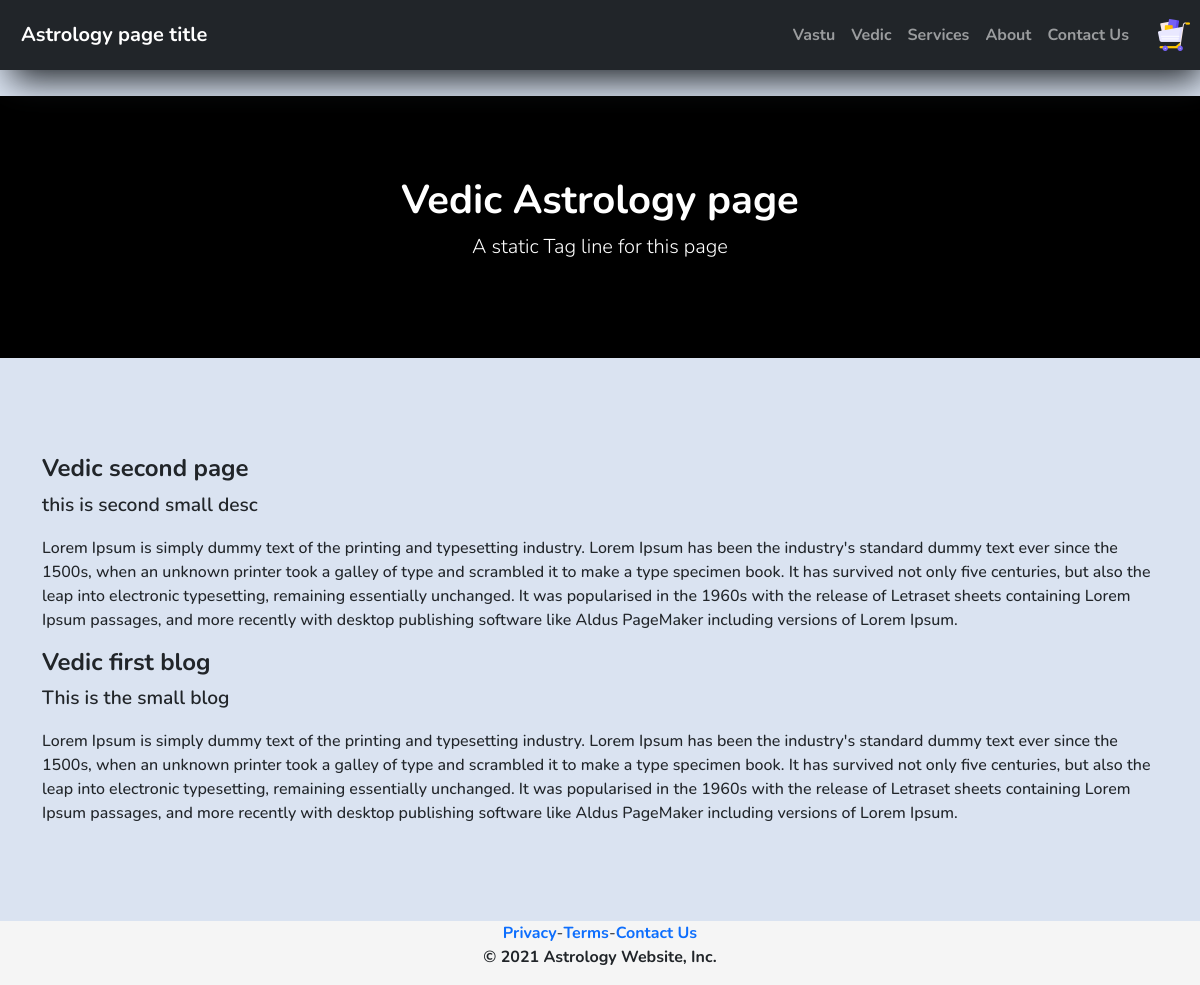
The page /vedic/ on the database its author committed.
### basic/models.py (models this page shows, shortened)
class VedicAstrology(models.Model):
    heading = models.CharField(max_length=1000)
    smalldesc = models.CharField(max_length=1000)
    description = models.TextField()
    date_created = models.DateTimeField(auto_now_add=True, null=True)
    class Meta:
        ordering = ['-date_created']

### basic/views.py (the view)
# urls.py: path("vedic/", views.vedic, name="vedic"),
def vedic(request):
    vedic = models.VedicAstrology.objects.all()
    context = {
        "vedas":vedic,
    }
    return render(request, "vedic-astrology.html", context)

### basic/templates/vedic-astrology.html
{% extends 'base.html' %}
{% load static %}
{% block content %}
   <header class="back-black margin-top-vedic text-white text-center">
        <h1 class="fw-bolder">Vedic Astrology page</h1>
        <p class="lead">A static Tag line for this page</p>
</header>
<section class="py-5">
    <div class="my-5">
            {% for vedic in vedas %}
                <div class="container vastu-block-2">
                    <h2>{{vedic.heading}}</h2>
                    <p class="lead">{{vedic.smalldesc}}</p>
                    <p >{{vedic.description}}</p>
                </div>
            {% endfor %}
    </div>
</section>
{% endblock %}

### basic/static/css/index.css (style rules this page uses)
body { font-family: 'Nunito', sans-serif !important; background-color: red; }
.vastu-block-2 h2 { font-size: 1.5rem; font-weight: 700; }
.back-black { background-color: black; padding: 5rem 0rem; }
.vastu-block-2 .lead { font-size: 1.2rem; font-weight: 600; }
.margin-top-vedic { margin-top: 6rem; }
.vastu-block-2 p { font-size: 1rem; font-weight: 500; }

### rows shown on the page
VedicAstrology: heading "Vedic second page", smalldesc "this is second small desc", description "Lorem Ipsum is simply dummy text of the printing and typesetting industry. Lorem Ipsum has been the industry's standard dummy text ever since the 1500s, when an unknown printer took a galley of type and scrambled it to make a type specimen book. It has survived not only five centuries, but also the leap into electronic typesetting, remaining essentially unchanged. It was popularised in the 1960s with the release of Letraset sheets containing Lorem Ipsum passages, and more recently with desktop publishing software like Aldus PageMaker including versions of Lorem Ipsum."
VedicAstrology: heading "Vedic first blog", smalldesc "This is the small blog", description "Lorem Ipsum is simply dummy text of the printing and typesetting industry. Lorem Ipsum has been the industry's standard dummy text ever since the 1500s, when an unknown printer took a galley of type and scrambled it to make a type specimen book. It has survived not only five centuries, but also the leap into electronic typesetting, remaining essentially unchanged. It was popularised in the 1960s with the release of Letraset sheets containing Lorem Ipsum passages, and more recently with desktop publishing software like Aldus PageMaker including versions of Lorem Ipsum."
